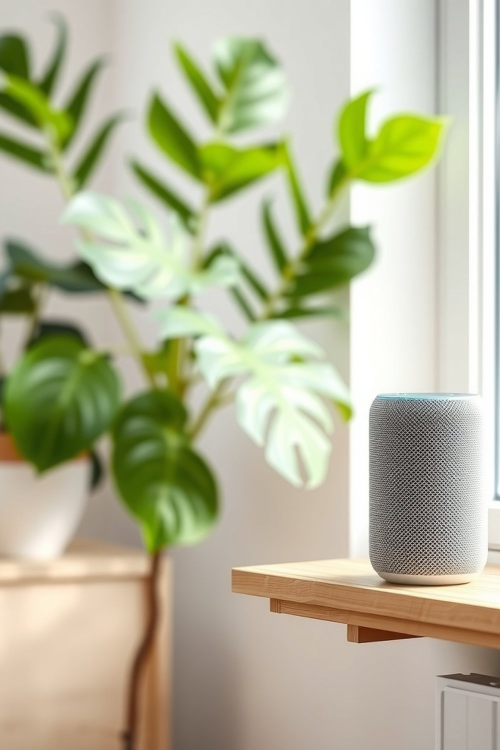
#> input picture docs/img/amazon-echo-dot-smart-speaker-with-alexa-th-alexa-v1.jpg, 1000 x 1500 px (shown at 1/2 size)
$ python -i agent2_pinterest.py   (imports and definitions only)
#> lines starting #> are read from the running program, lines starting #| are printed output that depends on the picture
"""Agent 2: keep the REAL product photo (background removed only), generate a new AI background,
add a headline, publish the pin, then learn from analytics."""
import os, io, sys, time, base64, random, subprocess, datetime as dt, urllib.parse
import requests
from PIL import Image, ImageFilter, ImageDraw, ImageFont
from common import *

API = os.getenv("PINTEREST_API_BASE") or "https://api-sandbox.pinterest.com/v5"
# [1 line that did not run here, left out]
# [1 line that did not run here, left out]
W, H = 1000, 1500
PH = {"Content-Type": "application/json"}      # Authorization is added in main()
POSTED_LOG = "data/posted_log.json"
SCENES = {
    "marble": "a clean white marble kitchen countertop, soft morning window light, blurred modern kitchen behind",
    "wood": "a warm wooden table in a cozy living room, soft daylight, blurred cushions and plants behind",
    "pastel": "a minimal pastel beige studio backdrop with a smooth tabletop and soft shadows",
    "shelf": "a light oak shelf next to a bright window, blurred green plants and white wall behind",
}
FONTS = ["/usr/share/fonts/truetype/dejavu/DejaVuSans-Bold.ttf", "/usr/share/fonts/dejavu/DejaVuSans-Bold.ttf"]
_session = None


# ---------- learning ----------
# [79 lines left out: functions learn, choose_scene, load_product, cutout, cf_image, pollinations_image, not called in this run]


def background(scene):
    prompt = (f"empty {SCENES[scene]}, empty surface in the foreground center, no objects, no products, no people, "
              "no text, photorealistic, shallow depth of field, high quality")
    for fn in (cf_image, pollinations_image):
        for _ in range(2):
            try:
                im = Image.open(io.BytesIO(fn(prompt))).convert("RGB")
                s = H / im.height
                im = im.resize((round(im.width * s), H), Image.LANCZOS)
                left = max(0, (im.width - W) // 2)
                return im.crop((left, 0, left + W, H)).resize((W, H))
            except Exception as e:
                print(f"{fn.__name__} failed: {e}")
    bg = Image.new("RGB", (W, H), (240, 232, 222))  # last-resort soft backdrop, never blocks posting
    return bg


# [43 lines left out: functions font, headline, compose, not called in this run]


def scene_path(it):
    v = int(it["id"].rsplit("-v", 1)[-1]) if "-v" in it["id"] else 0
    return v, (f"docs/img/{it['slug']}.jpg" if v == 0 else f"docs/img/{it['slug']}-v{v}.jpg")


# [111 lines left out: functions ensure_scene_image, lifestyle_pin, finish, compose_card, page_live, get_token, not called in this run]


NOTES = []


def note(s):
    NOTES.append(s)
    print(s)


# [5 lines left out: function board_for, not called in this run]


_EXIST, _OK = {}, {}


# [226 lines left out: functions existing_for, board_ok, board_pins, checkpoint, update_pin_status, report and 4 more, not called in this run]


# [2 lines not run here, left out]

>>> import cv2
>>> picture = cv2.imread('docs/img/amazon-echo-dot-smart-speaker-with-alexa-th-alexa-v1.jpg', cv2.IMREAD_GRAYSCALE)
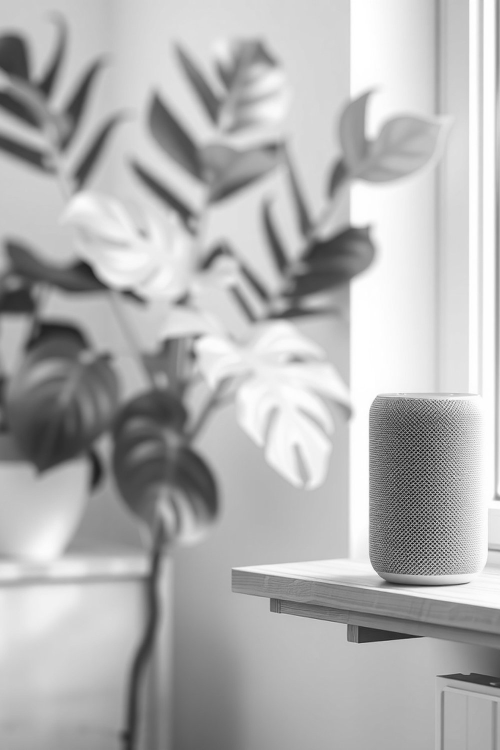
#> picture: shape (1500, 1000) (shown at 1/2 size); min 0, max 255, mean 177.6
#> (the run stopped early here; a loop or call above may not have finished)

$ run again, on docs/img/crayola-24-ct-large-ultra-clean-washable-cray-olors-of-v1.jpg
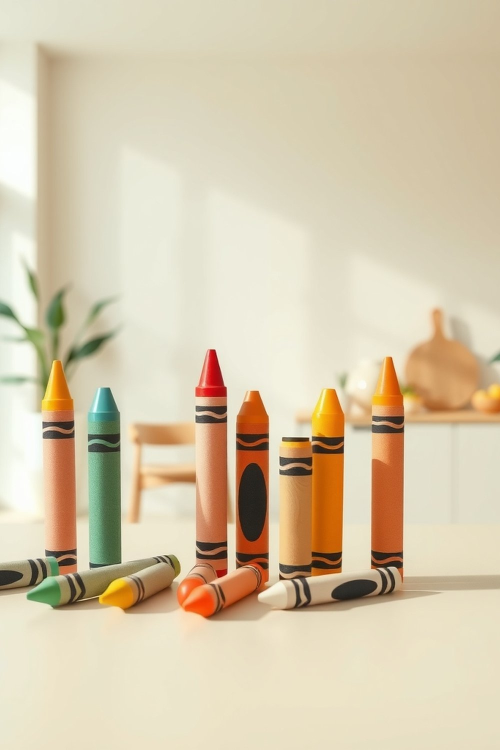
#> input picture docs/img/crayola-24-ct-large-ultra-clean-washable-cray-olors-of-v1.jpg, 1000 x 1500 px (shown at 1/2 size)
#> `picture = cv2.imread('docs/img/amazon-echo-dot-smart-speaker-with-alex..`:
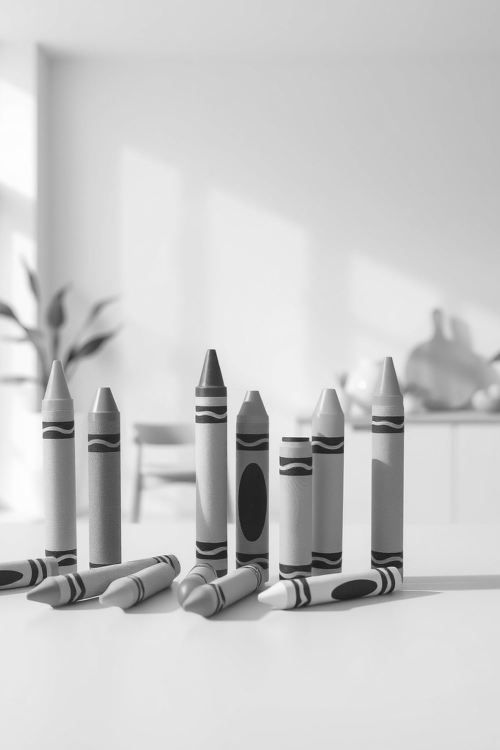
#> picture: shape (1500, 1000) (shown at 1/2 size); min 18, max 254, mean 201.7

$ run again, on docs/img/crayola-colored-pencils-50-ct-b00000j0s3-0000j0s3-v1.jpg
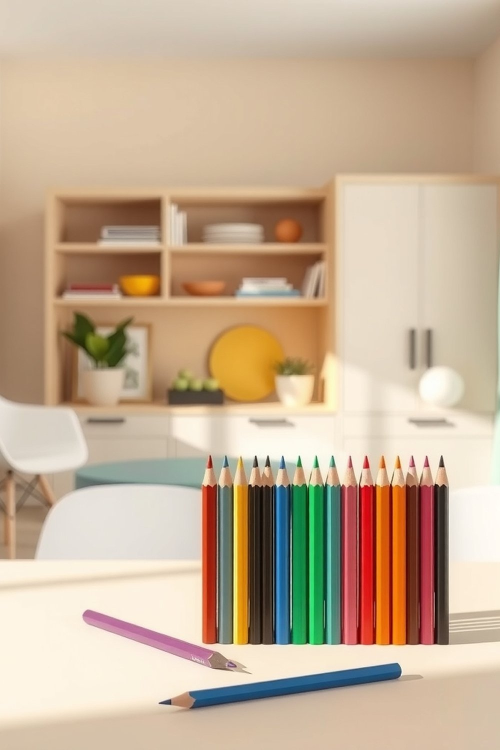
#> input picture docs/img/crayola-colored-pencils-50-ct-b00000j0s3-0000j0s3-v1.jpg, 1000 x 1500 px (shown at 1/2 size)
#> `picture = cv2.imread('docs/img/amazon-echo-dot-smart-speaker-with-alex..`:
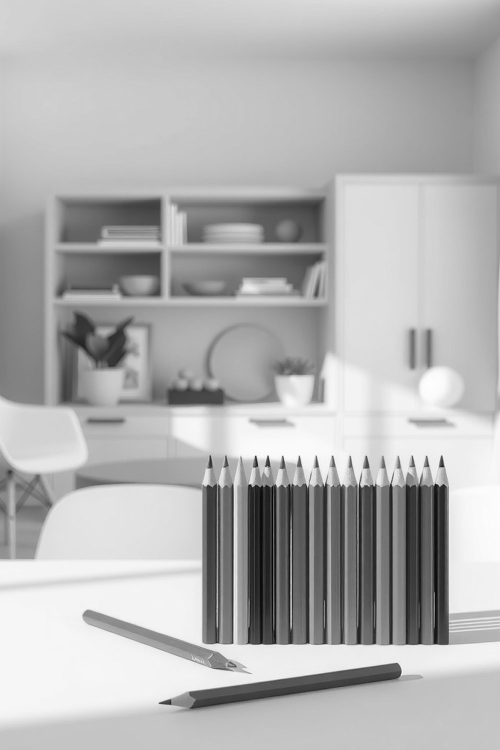
#> picture: shape (1500, 1000) (shown at 1/2 size); min 0, max 255, mean 178.4

$ run again, on docs/img/crayola-construction-paper-240-ct-b00125q27m-0125q27m-v1.jpg
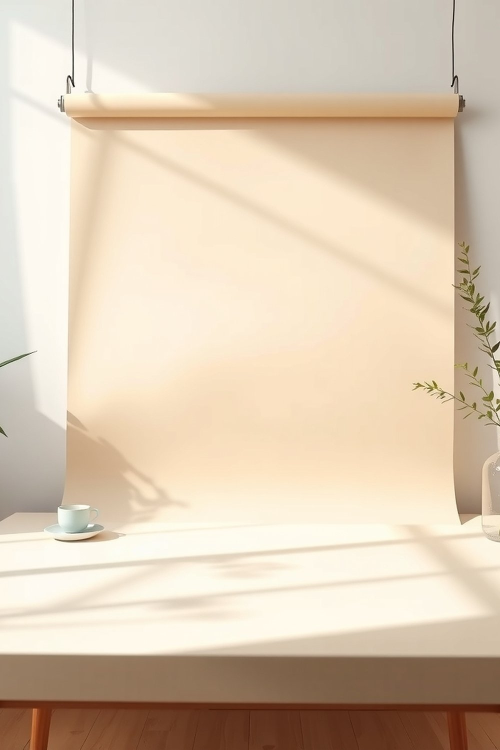
#> input picture docs/img/crayola-construction-paper-240-ct-b00125q27m-0125q27m-v1.jpg, 1000 x 1500 px (shown at 1/2 size)
#> `picture = cv2.imread('docs/img/amazon-echo-dot-smart-speaker-with-alex..`:
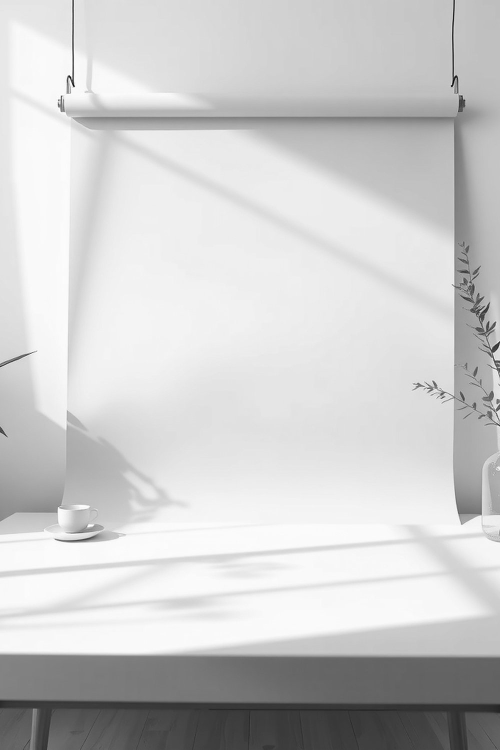
#> picture: shape (1500, 1000) (shown at 1/2 size); min 0, max 255, mean 204
